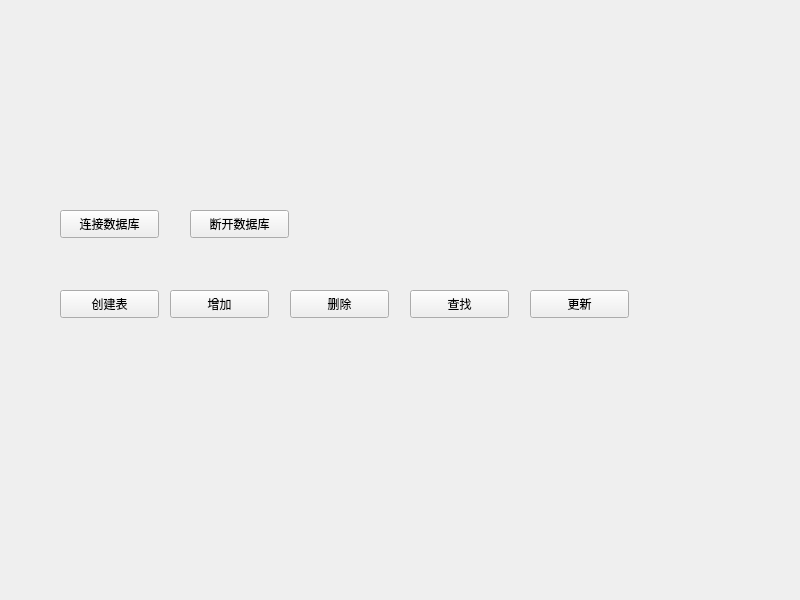
<?xml version="1.0" encoding="UTF-8"?>
<ui version="4.0">
 <class>Widget</class>
 <widget class="QWidget" name="Widget">
  <property name="geometry">
   <rect>
    <x>0</x>
    <y>0</y>
    <width>800</width>
    <height>600</height>
   </rect>
  </property>
  <property name="windowTitle">
   <string>Widget</string>
  </property>
  <widget class="QPushButton" name="connectDB">
   <property name="geometry">
    <rect>
     <x>60</x>
     <y>210</y>
     <width>99</width>
     <height>28</height>
    </rect>
   </property>
   <property name="text">
    <string>连接数据库</string>
   </property>
  </widget>
  <widget class="QPushButton" name="closeDB">
   <property name="geometry">
    <rect>
     <x>190</x>
     <y>210</y>
     <width>99</width>
     <height>28</height>
    </rect>
   </property>
   <property name="text">
    <string>断开数据库</string>
   </property>
  </widget>
  <widget class="QPushButton" name="ctreateTable">
   <property name="geometry">
    <rect>
     <x>60</x>
     <y>290</y>
     <width>99</width>
     <height>28</height>
    </rect>
   </property>
   <property name="text">
    <string>创建表</string>
   </property>
  </widget>
  <widget class="QPushButton" name="insert">
   <property name="geometry">
    <rect>
     <x>170</x>
     <y>290</y>
     <width>99</width>
     <height>28</height>
    </rect>
   </property>
   <property name="text">
    <string>增加</string>
   </property>
  </widget>
  <widget class="QPushButton" name="delete_2">
   <property name="geometry">
    <rect>
     <x>290</x>
     <y>290</y>
     <width>99</width>
     <height>28</height>
    </rect>
   </property>
   <property name="text">
    <string>删除</string>
   </property>
  </widget>
  <widget class="QPushButton" name="select">
   <property name="geometry">
    <rect>
     <x>410</x>
     <y>290</y>
     <width>99</width>
     <height>28</height>
    </rect>
   </property>
   <property name="text">
    <string>查找</string>
   </property>
  </widget>
  <widget class="QPushButton" name="update">
   <property name="geometry">
    <rect>
     <x>530</x>
     <y>290</y>
     <width>99</width>
     <height>28</height>
    </rect>
   </property>
   <property name="text">
    <string>更新</string>
   </property>
  </widget>
 </widget>
 <resources/>
 <connections/>
</ui>
